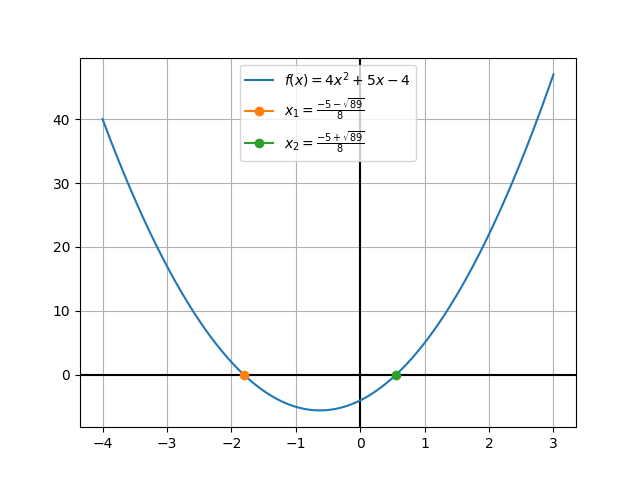

Source code (Python):
import numpy as np
import matplotlib.pyplot as plt

def hello():
	x = np.linspace(-5, 5, 1000)
	y = 4*x**2 + 5*x - 4

	plt.figure()
	plt.axhline(color = 'k')
	plt.axvline(color='k')
	plt.plot(x, y, label=r"$ f(x) = 4x^{2} + 5x - 4 $")
	plt.plot([(-5 - np.sqrt(89))/8], [0], marker="o", label=r"$ x_{1} = \frac{-5 - \sqrt{89}}{8} $")
	plt.plot([(-5 + np.sqrt(89))/8], [0], marker="o", label=r"$ x_{2} = \frac{-5 + \sqrt{89}}{8} $")
	plt.grid(True)
	plt.legend()
	plt.xlim(-4, 3)
	plt.ylim(-10, 50)
	plt.savefig("resolutionEquationSecondDegre.png")
	plt.show()


if __name__ == "__main__":
	hello()
